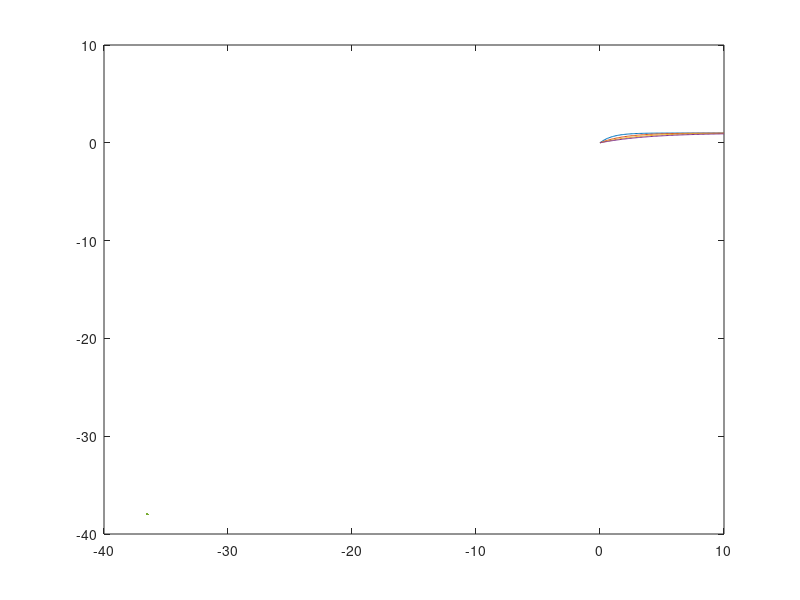

This chart was generated by the following MATLAB code:
time=0:0.1:10;
tau1=1;
tau2=2;
tau3=3;
tau4=4;
V1=1-exp(-time/tau1);
V2=1-exp(-time/tau2);
V3=1-exp(-time/tau3);
V4=1-exp(-time/tau4);
plot(time,V1,time,V2,time,V3,time,V4,xlabel('time'),ylabel('Vn'))
